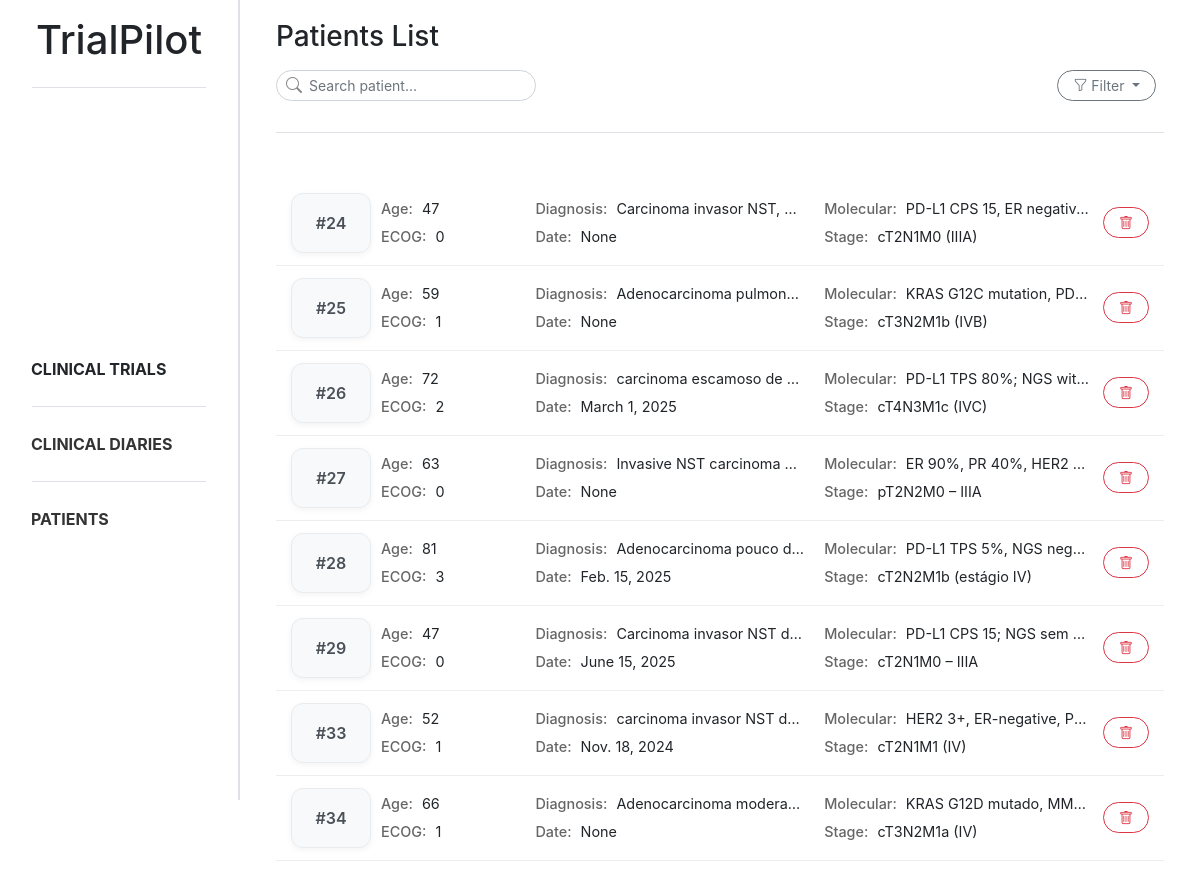
The app's page /patients/ with its own data.
### trialpilot/models.py (models this page shows, shortened)
class Patient_profile(models.Model):
    document = models.ForeignKey(Document, on_delete=models.CASCADE, related_name="patient_profiles")
    age = models.IntegerField(null=True, blank=True)
    ecog_ps = models.IntegerField(null=True, blank=True)
    diagnosis = models.CharField(max_length=255, null=True, blank=True)
    diagnosis_date = models.DateField(null=True, blank=True)
    molecular_status = models.CharField(max_length=255, null=True, blank=True)
    stage = models.CharField(max_length=50, null=True, blank=True)
    control = models.CharField(max_length=255, null=True, blank=True)

### trialpilot/views.py (the view, shortened to what this page needs)
# urls.py: path('patients/', patient_list, name='patient_list'),
def patient_list(request):
    search = request.GET.get("search", "").strip()
    stage = request.GET.get("stage", "").strip()
    molecular_status = request.GET.get("molecular_status", "").strip()
    patients = Patient_profile.objects.all()
    if stage:
        patients = patients.filter(stage__icontains=stage)
    if molecular_status:
        patients = patients.filter(molecular_status__icontains=molecular_status)
    patient_data = []
    for patient in patients:
        treatments = Treatment.objects.filter(patient=patient)
        patient_data.append((patient, treatments))
    return render(request, 'trialpilot/patient_list.html', {
        'patient_data': patient_data,
        'search': search,
        'stage': stage,
        'molecular_status': molecular_status,
    })

### trialpilot/templates/trialpilot/patient_list.html (shortened to what this page needs)
{% extends "trialpilot/base.html" %}
{% block content %}
<div class="d-flex flex-column mb-4 ml-3 mr-3">
    <h3 class="mb-3">Patients List</h3>
    <div class="d-flex justify-content-between align-items-center mb-3">
        <form method="GET">
            <div class="position-relative" style="width:260px">
                <i class="bi bi-search position-absolute"
                    style="left:10px; top:50%; transform:translateY(-50%); color:#888;"></i>
                <input type="text" name="search" class="form-control form-control-sm rounded-ui"
                    style="padding-left: 32px;" placeholder="Search patient...">
            </div>
        </form>
        <div class="dropdown" style="margin-right: 0.5rem;">
            <button class="btn btn-outline-secondary btn-sm rounded-ui dropdown-toggle" type="button"
                data-bs-toggle="dropdown" aria-expanded="false">
                <i class="bi bi-funnel"></i>
                Filter
            </button>
        </div>
    </div>
    <div class="sidebar-divider mb-4"></div>
</div>
<div class="patient-list ml-3 mr-3">
    {% for patient, treatments in patient_data %}
    <div class="patient-card patient-card-trigger" data-id="{{ patient.id }}" data-age="{{ patient.age }}"
        data-ecog="{{ patient.ecog_ps }}" data-diagnosis="{{ patient.diagnosis }}"
        data-date="{{ patient.diagnosis_date }}" data-molecular="{{ patient.molecular_status }}"
        data-stage="{{ patient.stage }}" data-control="{{ patient.control }}" data-treatments='[
        {% for t in treatments %}
            {
                "name": "{{ t.treatment_name|escapejs }}",
                "start": "{{ t.start_date }}",
                "end": "{{ t.end_date|default:"Ongoing" }}"
            }{% if not forloop.last %},{% endif %}
        {% endfor %}
     ]'>
        <div class="patient-layout">
            <div class="patient-id">
                #{{ patient.id }}
            </div>
            <div class="patient-grid">
                <div><strong>Age:</strong> {{ patient.age }}</div>
                <div><strong>Diagnosis:</strong> {{ patient.diagnosis }}</div>
                <div><strong>Molecular:</strong> {{ patient.molecular_status }}</div>
                <div><strong>ECOG:</strong> {{ patient.ecog_ps }}</div>
                <div><strong>Date:</strong> {{ patient.diagnosis_date }}</div>
                <div><strong>Stage:</strong> {{ patient.stage }}</div>
            </div>
            <div class="patient-actions">
                <button class="btn btn-outline-danger btn-sm reset-btn rounded-ui"
                    data-document-id="{{ patient.document.id }}" data-patient-id="{{ patient.id }}">
                    <i class="bi bi-trash"></i>
                </button>
            </div>
        </div>
    </div>
    {% endfor %}
</div>
{% endblock %}

### static/css/style.css (style rules this page uses)
body { overflow-x: hidden; }
html, body { height: 100%; }
.sidebar-divider { height: 1px; background-color: #dee2e6; margin-bottom: 15px; margin-top: 15px; }
.rounded-ui { border-radius: 1rem !important; padding-left: 15px; padding-right: 15px; }
.patient-card { padding: 12px 15px; border-bottom: 1px solid #eee; transition: all 0.15s ease; cursor: pointer; }
.patient-actions { display: flex; align-items: center; justify-content: center; }
.patient-grid { display: grid; grid-template-columns: 1fr 2fr 2fr; grid-template-rows: auto auto; gap: 6px 20px; font-size: 0.9rem; }
.patient-grid div { overflow: hidden; white-space: nowrap; text-overflow: ellipsis; }
.patient-grid strong { color: #666; font-weight: 500; margin-right: 5px; }
.patient-layout { display: grid; grid-template-columns: 80px 1fr auto; align-items: center; gap: 10px; }
.patient-id { display: flex; align-items: center; justify-content: center; font-weight: 600; color: #495057; background: #f8f9fa; border: 1px solid #e9ecef; border-radius: 12px; height: 100%; min-height: 60px; box-shadow: 0 2px 6px rgba(0,0,0,0.05); }

### records on screen
Patient_profile: id "24", age "47", diagnosis "Carcinoma invasor NST,…", molecular_status "PD-L1 CPS 15, ER negativ…", ecog_ps "0", diagnosis_date "None", stage "cT2N1M0 (IIIA)"
Patient_profile: id "25", age "59", diagnosis "Adenocarcinoma pulmon…", molecular_status "KRAS G12C mutation, PD…", ecog_ps "1", diagnosis_date "None", stage "cT3N2M1b (IVB)"
Patient_profile: id "26", age "72", diagnosis "carcinoma escamoso de…", molecular_status "PD-L1 TPS 80%; NGS wit…", ecog_ps "2", diagnosis_date "March 1, 2025", stage "cT4N3M1c (IVC)"
Patient_profile: id "27", age "63", diagnosis "Invasive NST carcinoma…", molecular_status "ER 90%, PR 40%, HER2…", ecog_ps "0", diagnosis_date "None", stage "pT2N2M0 – IIIA"
Patient_profile: id "28", age "81", diagnosis "Adenocarcinoma pouco d…", molecular_status "PD-L1 TPS 5%, NGS nega…", ecog_ps "3", diagnosis_date "Feb. 15, 2025", stage "cT2N2M1b (estágio IV)"
Patient_profile: id "29", age "47", diagnosis "Carcinoma invasor NST d…", molecular_status "PD-L1 CPS 15; NGS sem…", ecog_ps "0", diagnosis_date "June 15, 2025", stage "cT2N1M0 – IIIA"
Patient_profile: id "33", age "52", diagnosis "carcinoma invasor NST d…", molecular_status "HER2 3+, ER-negative, P…", ecog_ps "1", diagnosis_date "Nov. 18, 2024", stage "cT2N1M1 (IV)"
Patient_profile: id "34", age "66", diagnosis "Adenocarcinoma modera…", molecular_status "KRAS G12D mutado, MM…", ecog_ps "1", diagnosis_date "None", stage "cT3N2M1a (IV)"
